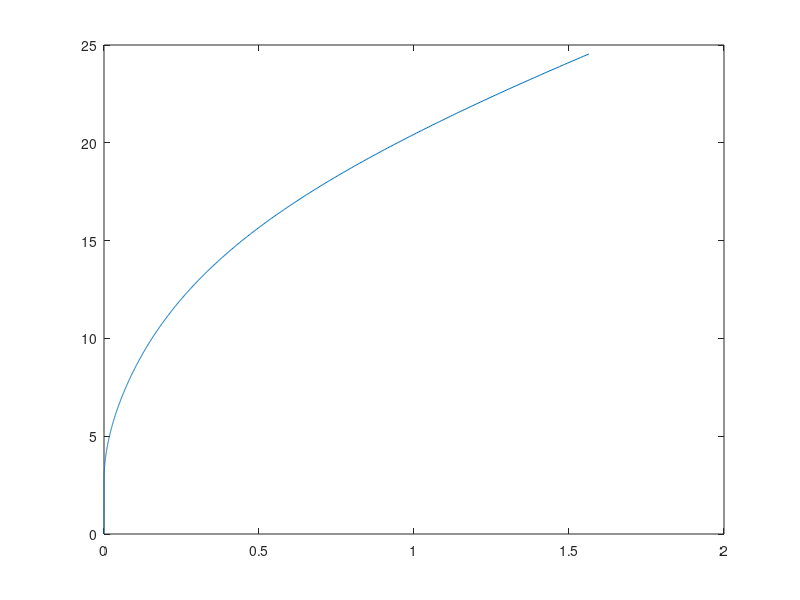

Source code (MATLAB): (Note: this script raises an error after producing the figure.)
% ALV-2 Trajectory Simulation 
% Created by Sholto Forbes 27/1/16
clear all

% Atmosphere Data (1976 NASA Model)
atmosphere = dlmread('atmosphere.txt');


% AeroCoefficients
% PLACEHOLDERS

AeroCoeffs = dlmread('AeroCoeffs.txt');
AeroCoeffs = [[0 0];AeroCoeffs];


% Thrust Libraries
% Altitude(km)  Pressure(atm)  Effective Exhaust Velocity(m/s)
% Specific impulse(s)  Thrust Coefficient  Thrust(kN)
FirstStageThrust = dlmread('FirstStageThrust.txt');
SecondStageThrust = dlmread('SecondStageThrust.txt');
ThirdStageThrust = dlmread('ThirdStageThrust.txt');


% no. First Stage Modules
N = 4;

% Define First Stage Characteristics For 1 Module

mP1 = 1600; % First Stage Propellant Loading (Total) (kg)
PCR1 = 16.39; % First Stage Propellant Consumption Rate (Total) (kg/s)
mB1 = 480; % First Stage Burnout Mass (kg)
mAF = 70; % Aero Fuel (kg)
mL = 410; % Landing Mass (kg)

% Define Launch System Characteristics Which are Dependent on no. of First Stage Modules
if N == 4
    A1 = 10; % Reference Area (ARBITRARY PLACEHOLDER) (m^2)
    mPayload = 18; % Payload Mass (kg)
    mCF = 7; % Container and Fairing Mass (kg)
    mP2 = 930; % Second Stage Propellant Loading (Total) (kg)
    PCR2 = 3.952; % Second Stage Propellant Consumption Rate (Total) (kg/s)
    mB2 = 228; % Second Stage Burnout Mass (kg)
    mP3 = 145; % Third Stage Propellant Loading (Total) (kg)
    PCR3 = 0.4744; % Third Stage Propellant Consumption Rate (Total) (kg/s)
    mB3 = 40; % Third Stage Burnout Mass (kg)
elseif N == 3
    mPayload = 14.5;
    mCF = 5.8;
    mP2 = 700;
    PCR2 = 2.964;
    mB2 = 171;
    mP3 = 109;
    PCR3 = 0.2372;
    mB3 = 30;
elseif N == 2
    mPayload = 7.5;
    mCF = 4.5;
    mP2 = 455;
    PCR2 = 1.976;
    mB2 = 112;
    mP3 = 71;
    PCR3 = 0.2372;
    mB3 = 20;
elseif N == 1
    mPayload = 2;
    mCF = 3;
    mP2 = 235;
    PCR2 = 0.988;
    mB2 = 57;
    mP3 = 38;
    PCR3 = 0.2372;
    mB3 = 12;
end


% Set Conditions
r = 6371000; % radius of Earth (m)

dt = 0.1; % Timestep (s)


% Initialise Arrays
beta(1) = deg2rad(90); % Tangential Angle Array (rad)
betadot(1) = 0; % Tangential Anglular Velocity Array (rad/s)
H(1) = 0; % Horizontal Coordinates (m)
V(1) = 0; % Vertical Coordinates (m)
m(1) = (mP1 + + mAF + mL)*N  + mPayload + mCF + mP2 + mB2+ mP3 + mB3; % Mass Array (kg)
t(1) = 0; % Time Array (s)
v_V(1) = 0; % Vertical Velocity Array (m/s)
v_H(1) = 0; % Horizontal Velocity Array (m/s)
v_a = interp1(atmosphere(:,1),atmosphere(:,5),V(1)); % Speed of Sound
M(1) = sqrt(v_H(1)^2+v_V(1)^2)/v_a; % Mach no Array
Cd(1) = interp1(AeroCoeffs(:,1),AeroCoeffs(:,2),M(1)); % Drag Coefficient Array (N);
D(1) = 0.5* Cd * (v_H(1)^2+v_V(1)^2) * A1 * interp1(atmosphere(:,1),atmosphere(:,4),V(1));
T(1) = interp1(FirstStageThrust(:,1),FirstStageThrust(:,6),0)*N*3; % Thrust Array (kN) (3 Engines on Each ALV-2 First Stage Module)
a_V(1) = (T(1)*10^3-D(1))/m(1)*sin(beta(1)) - 9.81; % Vertical Acceleration Array (m/s^2)
a_H(1) = (T(1)*10^3-D(1))/m(1)*cos(beta(1)); % Horizontal Acceleration Array (m/s^2)



%==========================================================================
%----------------------- First Stage Simulation ---------------------------
%==========================================================================

% Utilising a Gravity Turn Manoeuvre 
% Cartesian Coordinates

mParray1(1) = mP1*N; % Initialise Propellant Mass Array (kg)

i = 1; % Temporary Iteration Counter

pitchover = 'no';

while mParray1(i) > 0
% Increment Vehicle Parameters
    
mParray1(i+1) = mParray1(i) - PCR1*N*dt; 

m(i+1) = m(i) - PCR1*N*dt;

H(i+1) = H(i) + v_H(i)*dt;

V(i+1) = V(i) + v_V(i)*dt; 

v_H(i+1) = v_H(i) + a_H(i)*dt;

v_V(i+1) = v_V(i) + a_V(i)*dt;

T(i+1) = interp1(FirstStageThrust(:,1),FirstStageThrust(:,6),V(i+1)/1000) * N*3;

v_a = interp1(atmosphere(:,1),atmosphere(:,5),V(i+1));

M(i+1) = sqrt(v_H(i+1)^2+v_V(i+1)^2)/v_a;

Cd(i+1) = interp1(AeroCoeffs(:,1),AeroCoeffs(:,2),M(i+1)); 

D(i+1) = 0.5 * Cd(i+1) * (v_H(i+1)^2+v_V(i+1)^2) * A1 * interp1(atmosphere(:,1),atmosphere(:,4),V(i+1));



% Gravity Turn
if t(i) < 30
beta(i+1) = deg2rad(90);
elseif t(i) >= 30 && strcmp(pitchover,'yes') == 0 % Pitchover Time (Arbitrary Currently)
beta(i+1) = deg2rad(89); % Pitchover Angle (assumed to be instantaneous)
pitchover = 'yes';
elseif t(i) >= 30 && strcmp(pitchover,'yes') == 1
beta(i+1) = beta(i) - 9.81/sqrt(v_H(i+1)^2+v_V(i+1)^2)*sin(deg2rad(90) - beta(i))*dt; % Gravity Turn Initiated  % NO EARTH CURVATURE INCLUDED YET
end

a_V(i+1) = (T(i+1)*10^3-D(i+1))/m(i+1)*sin(beta(i+1)) - 9.81; 
a_H(i+1) = (T(i+1)*10^3-D(i+1))/m(i+1)*cos(beta(i+1));

t(i+1) = t(i) + dt;

i = i+1;
end

figure(1);
plot(H/1000,V/1000)

%==========================================================================
%----------------------- Second Stage Simulation ---------------------------
%==========================================================================

global CONSTANTS
CONSTANTS.PCR2 = PCR2;


% Utilising DIDO to Solve a Linear Tangent Steering Problem


% bound the time intervals
%-------------------------

t0 = 0;   tfMax = 400;  % Maximum Time Interval

bounds.lower.time = [0 0];           
bounds.upper.time = [0 tfMax];  


% Set Initial Conditions

V0 = V(end);        H0 = 0;     v_V0 = v_V(end);     v_H0 = v_H(end);    m0 = mPayload + mCF + mP2 + mB2+ mP3 + mB3;     % Initial Conditions

%Limiting Conditions and Boundary Constraints
Vf = 100e03; %Reference Trajectory Altitude (m)
Hf = 400e03; % Maximum Horizontal Distance (m) (arbitrary)
v_max =  7.67e03; % Maximum Velocity (m/s) (Orbital Velocity)    
mf = mPayload + mB2 + mCF + mP3 + mB3; % Minimum Mass (kg)


% Set Boundary Conditions and Limits
bounds.lower.states = [0.9*V0; H0; -1; 0.9*v_H0; mf];
bounds.upper.states = [ 1.1*Vf;  Hf; v_max; v_max; m0];

bounds.lower.controls = 0.;
bounds.upper.controls = beta(end); % Maximum Angle 

bounds.lower.events = [V0; H0; v_V0; v_H0; m0; Vf; 0];	
bounds.upper.events = bounds.lower.events;

SecondStage.bounds = bounds;

% No. Nodes To Use
algorithm.nodes = [30];

CONSTANTS.nodes = algorithm.nodes;

% %%Define Guess
guess.states(1,:) = [V0, 400e03];
guess.states(2,:) = [H0,  100e03];
guess.states(3,:) = [v_V0,  0];
guess.states(4,:) = [v_H0,  v_H0+1000];
guess.states(5,:) = [m0,  mf];
guess.controls    = [beta(end), 0];
guess.time        = [t0, 100];

algorithm.guess = guess;
% =======================================================================




% Define Subroutine Files
SecondStage.cost      = 'SecondStageCost';
SecondStage.dynamics  = 'SecondStageDynamics';
SecondStage.events    = 'SecondStageEvents';

% Initialise DIDO
[cost, primal, dual] = dido(SecondStage, algorithm);

% Plotting ================================================================

V2 = primal.states(1,:);   
H2 = primal.states(2,:);
v_V2 = primal.states(3,:);
v_H2 = primal.states(4,:);     
m2 = primal.states(5,:); 
t2 =  primal.nodes;

beta2 = primal.controls;

figure(2)
subplot(5,1,1)
plot(H2,V2);

subplot(5,1,2)
plot(t2,v_V2);

subplot(5,1,3)
plot(t2,v_H2);

subplot(5,1,4)
plot(t2,m2);

subplot(5,1,5)
plot(t2,beta2);

% figure(3)
% subplot(2,5,[1,5]);
% 
% line(t2, dual.dynamics(1,:),'Color','k', 'LineStyle','-');
% line(t2, dual.dynamics(2,:),'Color','k', 'LineStyle','--');
% line(t2, dual.dynamics(3,:),'Color','k', 'LineStyle','-.');
% line(t2, dual.dynamics(4,:),'Color','k', 'LineStyle',':');
% title('costates')
% xlabel('time');
% ylabel('Costates');
% % axis([0,t2(end),-1,1])
% legend('\lambda_1', '\lambda_2', '\lambda_3', '\lambda_4');
% 
% subplot(2,5,[6,10])
% Hamiltonian = dual.Hamiltonian(1,:);
% plot(t2,Hamiltonian,'Color','k');
% % axis([0,t2(end),-1,1])
% title('Hamiltonian')

